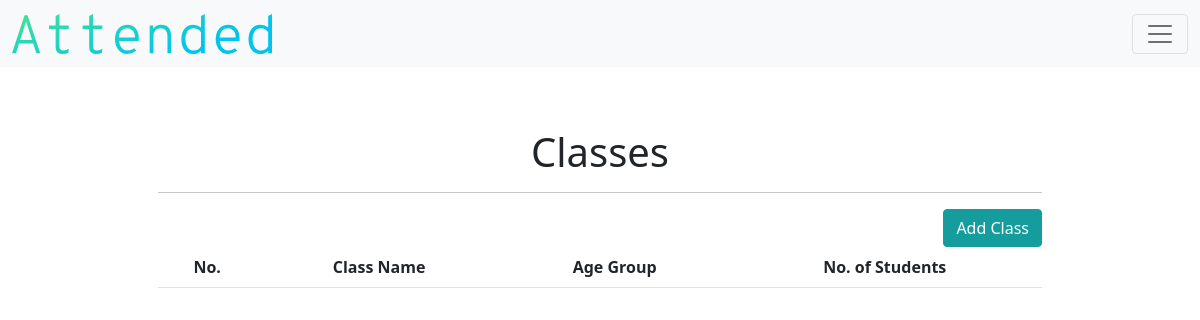
The page /class (signed in) on the database as committed earlier.
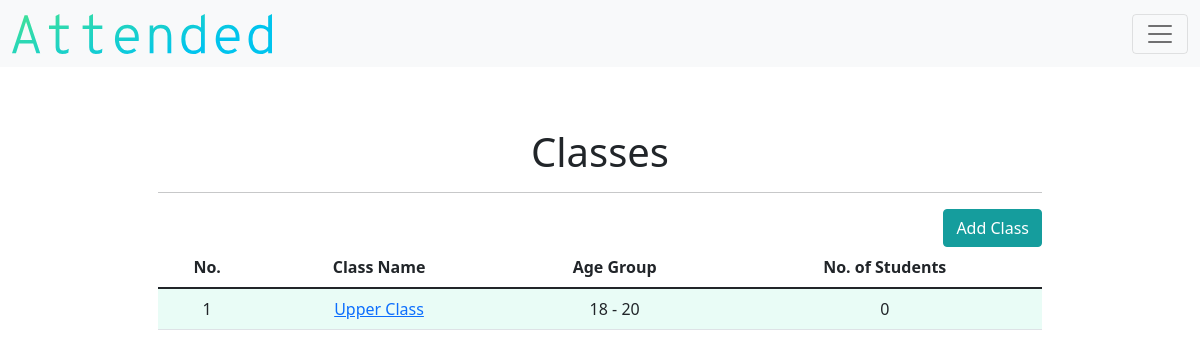
The same page on the database as committed later.
### models.py (models this page shows)
class Class(db.Model):
    __tablename__ = "class"
    id = db.Column(db.Integer, primary_key=True)
    teacher_id = db.Column(db.Integer, db.ForeignKey("teacher.id"))
    name = db.Column(db.String(), nullable=False)
    lowest_age = db.Column(db.Integer, nullable=False)
    highest_age = db.Column(db.Integer, nullable=False)
    student_count = db.Column(db.Integer, default=0)
    attendance_count = db.Column(db.Integer, default=0)
    class_attends = db.relationship("Attendance", backref="class_attend")

### application.py (the view)
@app.route("/class")
def classes():
    if not current_user.is_authenticated:
        return redirect("/login")
    else:
        TABLE_HEADERS=["No.", "Class Name", "Age Group", "No. of Students"]
        teacher = current_user.get_id()
        class_object = Class.query.filter_by(teacher_id = teacher).order_by(Class.id.desc()).all()
        return render_template("class.html", headers=TABLE_HEADERS, classes=class_object)

### application.py (called while the page is built)
@login.user_loader
def load_user(id):
    return Teacher.query.get(id)

### templates/class.html (shortened to what this page needs)
{% extends "layout.html" %}
{% block main %}
        <h1>Classes</h1>
        <hr>
        <div class="d-grid gap-2 d-md-flex justify-content-md-end">
                <a class="btn btn-secondary" href="/add_class" role="button">Add Class</a>
        </div>
        <div class="table-responsive">
          <table class="table table-hover">
                  <thead>
                      <tr>
                          {% for header in headers %}
                          <th id="header"> {{ header }} </th>
                          {% endfor %}
                      </tr>
                  </thead>
                  <tbody>
                          {% for class in classes %}
                          <tr>
                              <td class="counterCell"></td>
                              <td><a href="/detail_class/{{class.id}}"> {{class.name}} </a></td>
                              <td> {{ class.lowest_age }} - {{ class.highest_age }} </td>
                              <td> {{ class.student_count }} </td>
                          </tr>
                          {% endfor %}
                  </body>
{% endblock %}

### templates/layout.html (shortened to what this page needs)
<!DOCTYPE html>
<html lang="en">
    <head>
        <link href="https://cdn.jsdelivr.net/npm/bootstrap@5.1.1/dist/css/bootstrap.min.css" rel="stylesheet">
        <link href="../static/css/style.css" rel="stylesheet">
    </head>
    <body>
        <nav class="navbar navbar-light bg-light fixed-top">
            <div class="container-fluid">
                <a class="navbar-brand" href="#"><img id="brandlabel" src="../static/images/brand.svg"class="d-inline-block align-text-top"></a>
                {% if current_user.is_authenticated %}
                <button class="navbar-toggler" type="button" data-bs-toggle="offcanvas" data-bs-target="#offcanvasNavbar" aria-controls="offcanvasNavbar">
                    <span class="navbar-toggler-icon"></span>
                </button>
                {% endif %}
            </div>
        </nav>
        <main class="container p-5">
            {% block main %}{% endblock %}
    </body>
</html>

### static/css/style.css (style rules this page uses)
#brandlabel { height:40px; }
.btn-secondary { color:#FFFFFF; background-color:#159d9d; border-color:#159d9d; }
table { counter-reset: tableCount; }
.counterCell:before { content: counter(tableCount); counter-increment: tableCount; }
tr:nth-child(odd) { background-color:#e9fcf6; }
#header { background-color:white; }
main { overflow-x: auto; text-align: center; }
.p-5 { padding: 8rem!important; }

Rows that differ between the two databases and show on the page:
added Class: name "Upper Class", lowest_age "18", highest_age "20", student_count "0"
